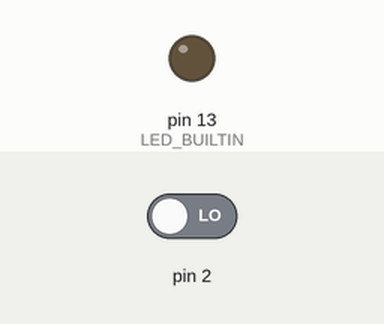
A sketch run on a simulated Arduino Uno, built with avr-gcc and run on an emulated ATmega328P. Shown: output pins drawn as LEDs (lit = HIGH). Dashed ring = blinking. The inputs (shaded band) are chosen by the test bench; at power-on: pin 2 LOW.

Above: at 1.2 s.
1.3 s: pin 2 driven HIGH
At 1.9 s:
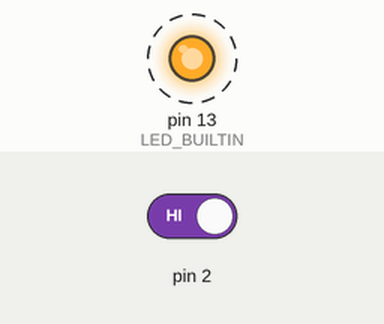
Timing chart, 0 to 10.3 s (numbered marks = the images above; inputs shaded):
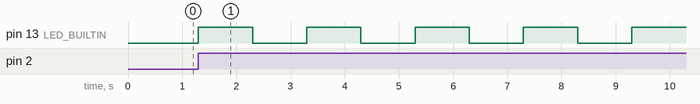

The sketch:

Ejercicio_8.ino
```cpp
  int bandera= LOW;
  int i=0;

void setup() {
  pinMode(LED_BUILTIN, OUTPUT);
  attachInterrupt(0,interrupcion,RISING);
}


void loop() {
  if (bandera==HIGH)
  {
    for (i; i<=9; i++)
  {
    digitalWrite(LED_BUILTIN, HIGH);   // turn the LED on (HIGH is the voltage level)
    delay(1000);                       // wait for a second
    digitalWrite(LED_BUILTIN, LOW);    // turn the LED off by making the voltage LOW
    delay(1000);      // wait for a second

  }

  }

  digitalWrite(LED_BUILTIN, LOW);
}

void interrupcion()
{
  bandera=HIGH;
}
```

Measured:
- after the input at 1.3 s, pin 13 (LED_BUILTIN): alternates HIGH for 1.0 s and LOW for 1.0 s, starting at once
